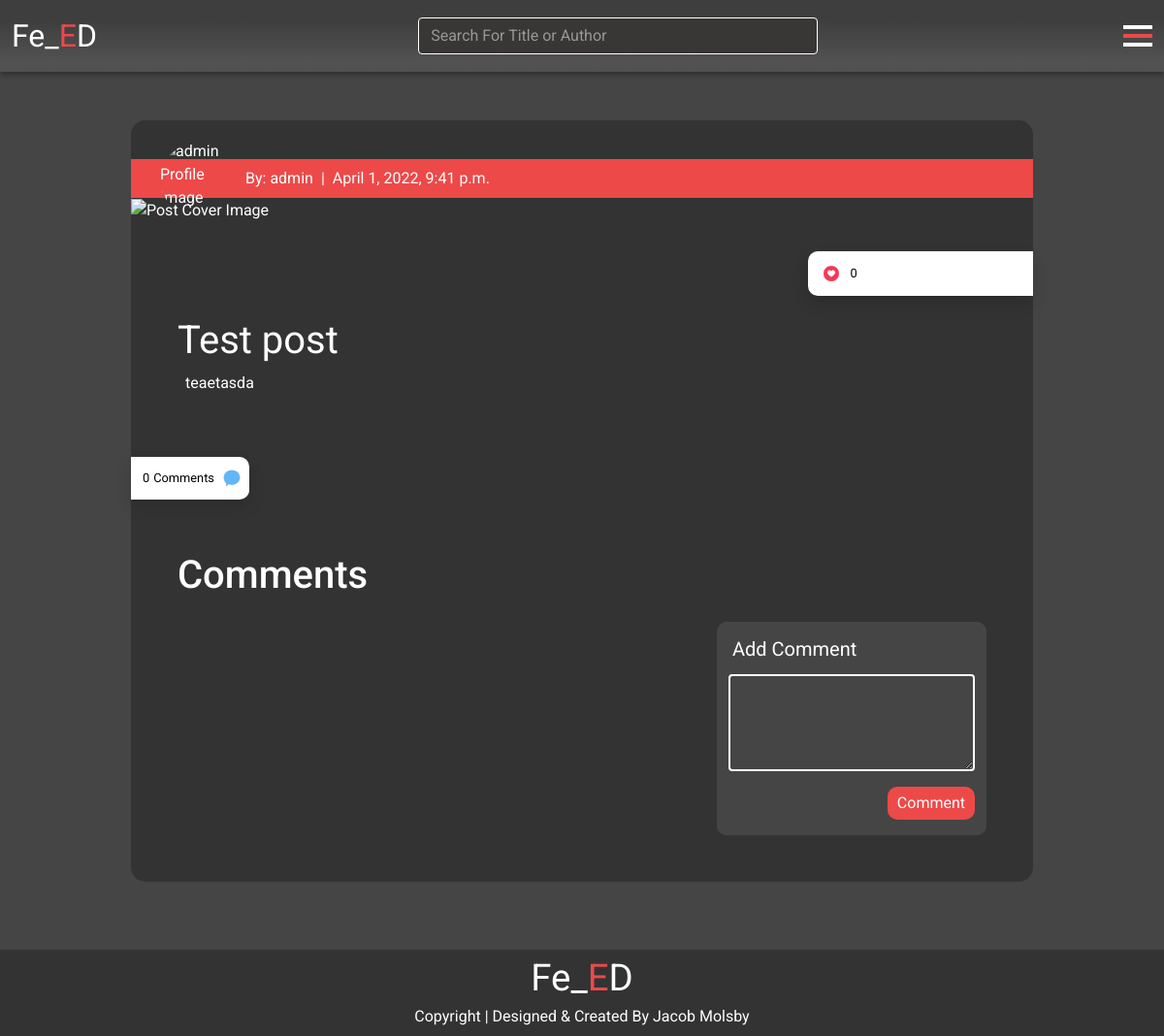
Screenshot of /test-post/ (signed in) with the database file from the repository.
### posts/models.py (models this page shows, shortened)
class Post(models.Model):
    author = models.ForeignKey(
        BlogUser, on_delete=models.CASCADE, related_name="post_author")
    slug = models.SlugField(blank=True, null=True)
    post_image = models.ImageField()
    post_title = models.CharField(max_length=254)
    post_body = models.TextField()
    posted = models.DateTimeField(auto_now_add=True)
    status = models.IntegerField(choices=STATUS, default=0)
    likes = models.ManyToManyField(
        User, related_name='blog_likes', blank=True)
    class Meta:
        ordering = ['-posted']
    def number_of_likes(self):
        return self.likes.count()

### users/models.py (models this page shows)
class BlogUser(models.Model):
    user = models.OneToOneField(User, on_delete=models.CASCADE)
    first_name = models.CharField(max_length=254, null=True, blank=True)
    last_name = models.CharField(max_length=254, null=True, blank=True)
    profession = models.CharField(max_length=254, null=True, blank=True)
    email = models.EmailField(null=True, blank=True)
    bio = models.TextField()
    image = models.ImageField()
    joined = models.DateTimeField(auto_now_add=True)
    def __str__(self):
        return self.user.username

### posts/views.py (the view)
# urls.py: path("<slug:slug>/", views.post_detail, name="post_detail"),
@login_required
def post_detail(request, slug):
    queryset = Post.objects.filter(status=1)
    post = get_object_or_404(queryset, slug=slug)
    comments = post.comments.all().order_by("-posted")
    liked = False
    if post.likes.filter(id=request.user.id).exists():
        liked = True
    user = BlogUser.objects.all()
    blog_user = get_object_or_404(user, user=request.user)
    comment_form = CommentForm(data=request.POST)
    if comment_form.is_valid():
        comment_form.instance.comment_author = blog_user
        comment = comment_form.save(commit=False)
        comment.post = post
        comment.save()
        messages.success(request, f'You left a comment on {post.post_title}')
        return HttpResponseRedirect(reverse('post_detail', args=[slug]))
    else:
        comment_form = CommentForm()
    template_name = "posts/post_detail.html"
    context = {
        "comments": comments,
        "comment_form": comment_form,
        "post": post,
        "liked": liked,
    }
    return render(request, template_name, context)

### posts/forms.py
class CommentForm(forms.ModelForm):
    class Meta:
        model = Comment
        fields = ('comment_content',)

### posts/templates/posts/post_detail.html (shortened to what this page needs)
{% extends 'base.html' %}
{% block content %}
<section class="position-relative">
    <div class="details-spacer"></div>
    <div class="container">
        <div class="row d-flex justify-content-center">
            <div class="col-12 col-md-11 col-lg-10">
                <div class="post-background">
                    <div class="post-detail-banner position-relative">
                        <div class="post-detail-author-wrapper d-flex align-items-center">
                            {% if post.author.image %}
                            <img class="author-profile-detail-img" src="{{ post.author.image.url }}"
                                alt="{{ post.author }} Profile Image">
                            {% else %}
                            <img class="author-profile-detail-img" src="{{ MEDIA_URL }}profile-image.png"
                                alt="Default Profile image">
                            {% endif %}
                            <h6 class="post-author mb-0 text-thin ms-2">By: {{ post.author }}<span
                                    class="divider me-1 ms-1 ms-md-2 me-md-2">|</span><span
                                    class="post-date">{{ post.posted }}</span></h6>
                        </div>
                    </div>
                    <div class="likes-container position-relative">
                        <div class="likes-banner position-absolute d-flex justify-content-end">
                            <div class="likes col-5 col-md-3 p-2 shadow">
                                {% if user.is_authenticated %}
                                <form class="d-flex text-thin text-small align-items-center mb-0 pt-1 pb-1"
                                    action="{% url 'like' post.slug %}" method="POST">
                                    <button type="submit" id="likeButton" name="blogpost_like" value="{{ post.slug }}"
                                        class="like-button"><img id="likeImg" class="img-smaller" src="{{ MEDIA_URL }}thumbs-up.png" alt="Heart icon"></button>
                                    <span class="ms-1 me-1 number-of-likes">{{ post.number_of_likes }}</span>
                                </form>
                                {% else %}
                                <img id="likeImg" class="img-smaller" src="{{ MEDIA_URL }}thumbs-up.png" alt="Heart icon">
                                <span class="ms-1 me-1 number-of-likes">{{ post.number_of_likes }}</span>
                                {% endif %}
                            </div>
                        </div>
                    </div>
                    <div class="post-body-wrapper p-3 p-md-4 p-lg-5 col-12">
                        <div class="post-spacer"></div>
                        <h1 class="post-title text-thin">{{ post.post_title }}</h1>
                        <p class="ms-2 post-body" id="postBody">{{ post.post_body|safe }}</p>
                    </div>
                    <div class="comment-container position-relative">
                        <div class="comment-banner position-absolute d-flex justify-content-start">
                            <div class="comment col-5 col-md-3 p-2 shadow d-flex justify-content-end">
                                <p class="text-thin text-small mb-0 pt-1 pb-1 comment-banner-text"><span
                                        class="ms-1 me-1 number-of-comments">{{ post.comments.count }}</span>Comments<img
                                        class="ms-2 img-smaller" src="{{ MEDIA_URL }}comment.png"
                                        alt="Comment Icon"></p>
                            </div>
                        </div>
                    </div>
                    <div class="post-spacer"></div>
                    <div class="comment-body p-3 p-md-4 p-lg-5">
                        <h1 class="mb-4">Comments</h1>
                        <div class="row d-flex justify-content-between">
                            {% if comments %}
                            <div class="comment-wrapper col-12 col-md-4 order-md-last mb-3 mt-1">
                                <div class="add-comment comments-form">
                                    <h5 class="text-thin pt-3 ps-3">Add Comment</h5>
                                    <p class="text-thin text-muted ps-3">Posting as: {{ request.user }}</p>
                                    <form method="POST" class="form-control comments-form pb-3">
                                        {% csrf_token %}
                                        {{ comment_form | crispy }}
                                        <div class="comment-button-wrapper d-flex justify-content-end mt-3">
                                            <button class="submit-comment" type="submit">Comment</button>
                                        </div>
                                    </form>
                                </div>
                            </div>
                            <div class="col-12 col-md-7">
                                {% for comment in comments %}
                                <div class="comments mt-1 mb-1 col-12">
                                    <div class="top-comment-banner position-relative">
                                        <div class="comment-info d-flex align-items-center">
                                            <img class="comment-profile"
                                                src="{% if comment.comment_author.image %}{{ comment.comment_author.image.url }}{% else %} {{MEDIA_URL}}profile-image.png{% endif %}"
                                                alt="Profile-image">
                                            <div class="comment-info-text ms-2">
                                                <p class="mb-0 text-thinner text-smallest">By:
                                                    {{ comment.comment_author }}
                                                    <strong>
                                                        </strong>
                                                </p>
                                                <p class="mb-0 text-thinner text-smallest">Posted: {{ comment.posted }}
                                                </p>
                                            </div>
                                        </div>
                                        <a class="delete-comment position-absolute" href="{% url 'delete_comment' comment.id post.slug %}"><img class="img-smaller" src="{{MEDIA_URL}}trash-bin.png" alt="Trash bin icon"></a>
                                    </div>
                                    <div
                                        class="comment-content d-flex justify-content-center align-items-center m-3 md-5">
                                        <p class="mb-3">
                                            {{ comment.comment_content|safe }}
                                        </p>
                                    </div>
                                </div>
                                {% endfor %}
                            </div>
                        </div>
                        {% else %}
                        <div class="comment-wrapper w-100 d-flex justify-content-end">
                            <div class="add-comment comments-form col-xs-11 col-sm-10 col-md-4 mb-3 mb-md-0">
                                <h5 class="text-thin pt-3 ps-3">Add Comment</h5>
                                <form method="POST" class="form-control comments-form pb-3">
                                    {{ comment_form | crispy }}
                                    <div class="comment-button-wrapper d-flex justify-content-end mt-3">
                                        <button class="submit-comment" type="submit">Comment</button>
                                    </div>
                                </form>
                            </div>
                        </div>
                        {% endif %}
                    </div>
                </div>
            </div>
        </div>
    </div>
    </div>
</section>
{% endblock %}

### static/css/style.css (style rules this page uses)
html, body { margin: 0; padding: 0; box-sizing: border-box; height: 100%; }
body { background-color: #454545; color: #fff; display:grid; grid-template-rows: auto 1fr auto; min-height:100vh; }
.row { --bs-gutter-x: 0 !important; --bs-gutter-y: 0 !important; }
* { font-family: roboto, sans-serif; }
.details-spacer { height: 50px; }
.text-small { font-size: .8rem; }
.text-thin { font-weight: 400; }
.shadow { box-shadow: 0px 4px 4px rgba(0, 0, 0, 0.25); }
.img-smaller { width: 20px; height: auto; }
.post-background { border-radius: 15px; background-color: #333333; padding-top: 40px; }
.post-detail-banner { width: 100%; height: 40px; background-color: #ED4949; }
.post-author { font-size: clamp(.6rem, -0.875rem + 6.333vw, 1rem); }
.post-detail-author-wrapper { position: absolute; left: 30px; top: -20px; }
.post-body-wrapper { flex-direction: column; }
.author-profile-detail-img { width: 80px; height: 80px; border-radius: 50%; }
.post-spacer { height: 50px; }
.likes-banner { width: 100%; top: 30px; }
.likes { color: #000; background-color: #fff; border-radius: 10px 0 0 10px; }
.like-button { border: 0 !important; background-color: transparent; }
.comment-banner { width: 100%; }
.comment { border-radius: 0 10px 10px 0; background-color: #fff; width: max-content; }
.comment-banner-text { color: #000; }
.comments-form { background-color: #454545; border: 0; border-radius: 10px; }
#id_comment_content { background-color: transparent; border: 2px solid #fff; color: #fff; height: 100px; }
.submit-comment { color: #fff; background-color: #ED4949; border-radius: 10px; border: 0; padding: 5px 10px 5px 10px; }

### rows the page displays
Post: author "admin", posted "April 1, 2022, 9:41 p.m.", number_of_likes "0", post_title "Test post", post_body "teaetasda", comments.count "0"
